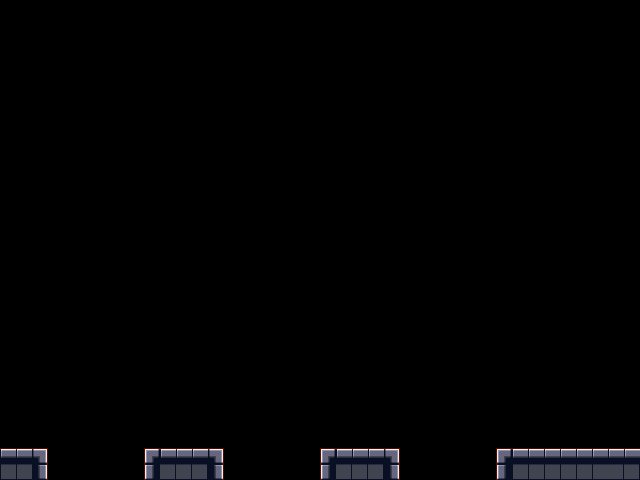

The image is a tile-based game level rendered from a .tmx file. Its description and source (layers, tilesets, objects; grid data summarised) follow:
An orthogonal 40x30 tile map with 16x16 px tiles, 2 tile layers (collision, room), 2 tilesets.

<map version="1.0" orientation="orthogonal" width="40" height="30" tilewidth="16" tileheight="16">
 <tileset firstgid="1" name="collision" tilewidth="16" tileheight="16">
  <image source="red.png" width="128" height="51" />
 </tileset>
 <tileset firstgid="25" name="walls" tilewidth="16" tileheight="16">
  <image source="fetch.png" width="128" height="64" />
 </tileset>
 <layer name="collision" width="40" height="30">
  <data>[1200 cells, 44 non-empty, 1 distinct tile ids]</data>
 </layer>
 <layer name="room" width="40" height="30">
  <data>[1200 cells, 44 non-empty, 7 distinct tile ids]</data>
 </layer>
</map>
